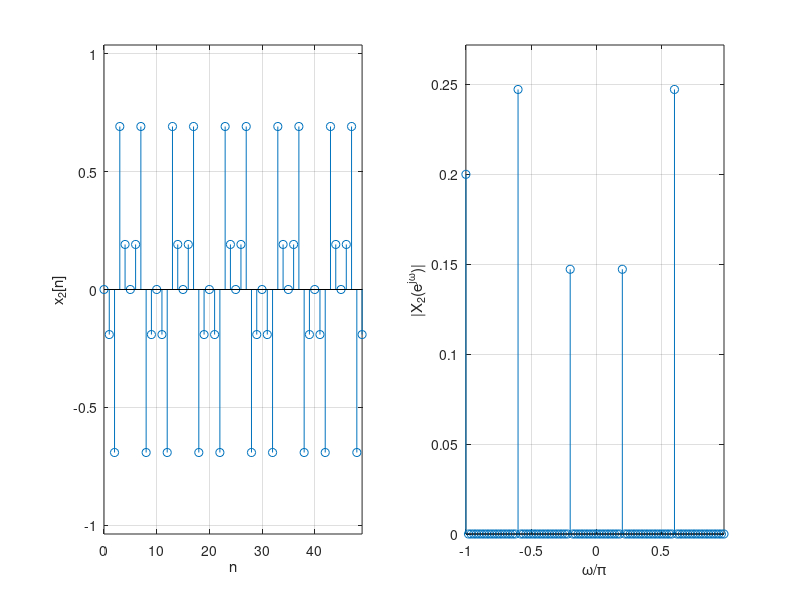

Source code (MATLAB):
%%
% Fourier series using FFT
%%
clear all; clf
N=10; M=10; N1=M*N;n=0:N1-1; L=N1; w=0:2*pi/L:2*pi-2*pi/L;w1=(w-pi)/pi;
P=5*N;
x=cos(2*pi*n/N);
figure(1)
ind=input('sinusoid (1) or sign(sinusoid) (2) or sinusoid-sign (3)?  ')
if ind==1,
X=fft(x)/N1;
subplot(121)
stem(n(1:P),x(1:P));grid;axis([0 P-1 1.5*min(x(1:P)) 1.5*max(x(1:P))]);ylabel('x[n]'); xlabel('n')
subplot(122)
stem(w1,fftshift(abs(X)));grid;axis([min(w1) max(w1) 0 1.1*max(abs(X))]);ylabel('|X(e^{j\omega})|'); xlabel('\omega/\pi')
elseif ind==2
x1=sign(x);X1=fft(x1)/N1;
subplot(121)
stem(n(1:5*N),x1(1:5*N));grid;axis([0 P-1 1.5*min(x1(1:P)) 1.5*max(x1(1:P))]);ylabel('x_1[n]'); xlabel('n')
subplot(122)
stem(w1,fftshift(abs(X1)));grid;;axis([min(w1) max(w1) 0 1.1*max(abs(X1))]);ylabel('|X_1(e^{j\omega})|');xlabel('\omega/\pi')
else
x2=x-sign(x); X2=fft(x2)/N1;
subplot(121)
stem(n(1:5*N),x2(1:5*N));grid;axis([0 P-1 1.5*min(x2(1:P)) 1.5*max(x2(1:P))]);ylabel('x_2[n]'); xlabel('n')
subplot(122)
stem(w1,fftshift(abs(X2)));;grid;axis([min(w1) max(w1) 0 1.1*max(abs(X2))]);ylabel('|X_2(e^{j\omega})|');xlabel('\omega/\pi')
end
